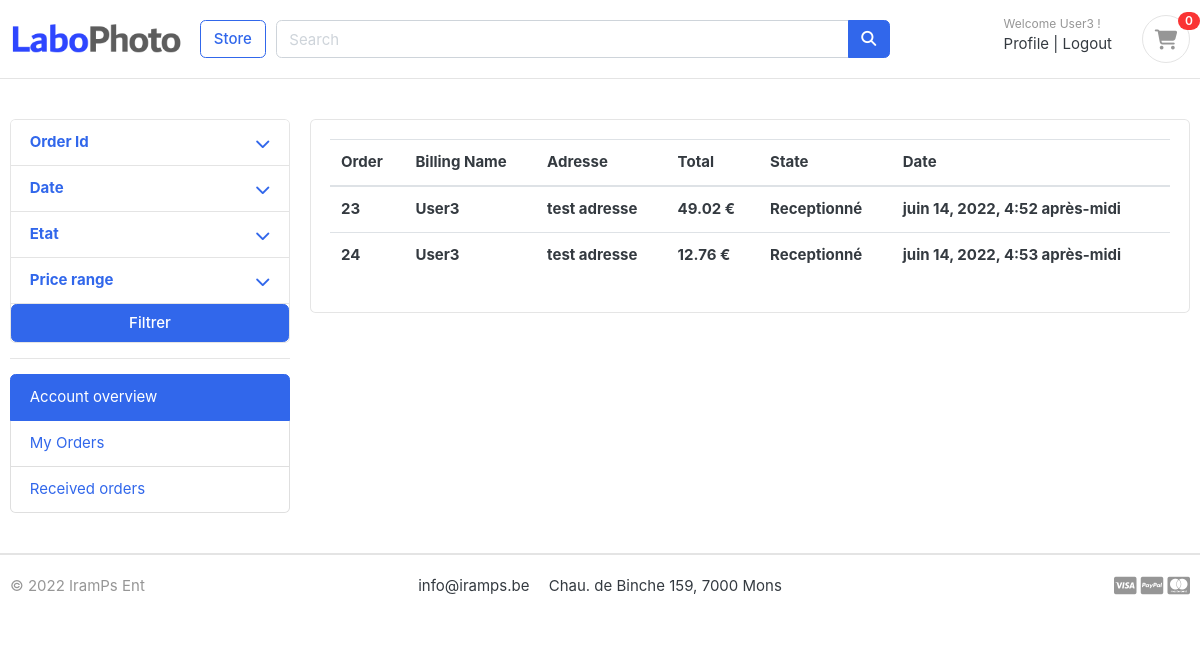
/order/orders/ (signed in), run on the app's committed database.
### accounts/models.py (models this page shows, shortened)
class Account(AbstractBaseUser):
    first_name      = models.CharField(max_length=50)
    last_name       = models.CharField(max_length=50)
    username        = models.CharField(max_length=50, unique = True)
    email           = models.EmailField(max_length=100, unique=True)
    phone_number    = models.CharField(max_length=50)
    date_joined     = models.DateTimeField(auto_now_add=True)
    last_login      = models.DateTimeField(auto_now_add=True)
    is_admin        = models.BooleanField(default=False)
    is_staff        = models.BooleanField(default=False)
    is_active       = models.BooleanField(default=True)
    is_superadmin   = models.BooleanField(default=False)
    USERNAME_FIELD = 'email'
    REQUIRED_FIELDS = ['username', 'first_name', 'last_name']
    objects = MyAccountManager()

### order/models.py (models this page shows)
class Order (models.Model):
    user_id         = models.ForeignKey(Account, null=True, on_delete = models.SET_NULL)
    first_name      = models.CharField(max_length=100)
    last_name       = models.CharField(max_length=100)
    email           = models.EmailField(max_length=100)
    address         = models.CharField(max_length=100)
    zipcode         = models.CharField(max_length=6)
    city            = models.CharField(max_length=50)
    country         = models.CharField(max_length=50)
    total           = models.FloatField()
    state_id        = models.ForeignKey(State, default=3, null=True, on_delete = models.SET_NULL)
    is_valided      = models.BooleanField(default=False)
    date            = models.DateTimeField(auto_now=True)
    @property
    def euro_price(self) :
        return self.total / 100

class State (models.Model):
    label           = models.CharField(max_length=10)

### order/views.py (the view)
# urls.py: path('orders/', login_required(ListAccountOrder.as_view(), login_url='account:login'), name="orders"),
class ListAccountOrder(ListView) :
    template_name="accounts/account_order.html"
    context_object_name = "orderslst"
    model = Order
    def get_context_data(self, **kwargs) :
        context = super().get_context_data(**kwargs)
        context["states"] = State.objects.all()
        return context
    def get_queryset(self):
        queryset = super().get_queryset().filter(is_valided=True)
        if self.request.GET.get('order_id') :
            queryset = queryset.filter(pk=self.request.GET.get('order_id'))
        if self.request.GET.get('client_id') :
            queryset = queryset.filter(user_id__id=self.request.GET.get('client_id'))
        if self.request.GET.get('date') :
            date_time_obj = datetime.strptime(self.request.GET.get('date'), '%m/%d/%Y')
            queryset = queryset.filter(date__gt=date_time_obj)
        if self.request.GET.get('date_to') :
            date_time_obj = datetime.strptime(self.request.GET.get('date_to'), '%m/%d/%Y')
            queryset = queryset.filter(date__lt=date_time_obj)
        if self.request.GET.get('state_id') :
            queryset = queryset.filter(state_id__id=int(self.request.GET.get('state_id')))
        if self.request.GET.get('min_price') and self.request.GET.get('min_price') != "0" :
            queryset = queryset.filter(total__gte=int(self.request.GET.get('min_price')) * 100 )
        if self.request.GET.get('max_price') and self.request.GET.get('max_price') != "2000" :
            queryset = queryset.filter(total__lte=int(self.request.GET.get('max_price')) * 100 )
        if not self.request.user.is_admin:
            return queryset.filter(user_id = self.request.user)
        return queryset

### carts/context_processors.py (called while the page is built)
def counter(request):
    total_quantity = 0
    if 'admin' in request.path:
        return {}
    else :
        try :
            cart = Cart.objects.get(cart_id=request.user)
            cartitem = CartItem.objects.filter(cart=cart, is_active=True)
            total_quantity = cartitem.aggregate(Sum('quantity'))['quantity__sum']
            total_quantity = total_quantity if total_quantity is not None else 0
        except :
            total_quantity = 0
    return dict(total_item=total_quantity)

### category/context_processors.py (called while the page is built)
def menu_links(request):
    links = ColorCategory.objects.all()
    size_categories = SizeCategory.objects.all()
    return dict(links=links, size_categories=size_categories)

### templates/accounts/account_order.html (shortened to what this page needs)
{% extends "base.html" %}
{% load static %}
{% block jsScripts %}
    <link rel="stylesheet" href="https://cdnjs.cloudflare.com/ajax/libs/bootstrap-datepicker/1.9.0/css/bootstrap-datepicker.min.css">
    <link rel="stylesheet" href="https://cdnjs.cloudflare.com/ajax/libs/font-awesome/4.7.0/css/font-awesome.min.css">
{% endblock %}
{% block content %}
<section class="section-content padding-y">
    <div class="container">
        <div class="row">
            {% include "includes/filter_side_order.html"%}
            <main class="col-md-9">
                <article class="card">
                    <div class="card-body">
                        <div class="row">
                            <div class="col-md-12">
                                <table class="table table-over">
                                    <thead class="table table-over">
                                        <tr>
                                            <th scope="col">Order</th>
                                            <th scope="col">Billing Name</th>
                                            <th scope="col">Adresse</th>
                                            <th scope="col">Total</th>
                                            <th scope="col">State</th>
                                            <th scope="col">Date</th>
                                        </tr>
                                    </thead>
                                    <tbody>
                                        {% for order in orderslst %}
                                        <tr>
                                            <th scope="row">{{order.pk}}</th>
                                            <th scope="col">{{order.user_id.first_name}}</th>
                                            <th scope="col">{{order.address}}</th>
                                            <th scope="col">{{ order.euro_price }} €</th>
                                            <th scope="col">
                                                {% if request.user.is_admin %}
                                                <div class="dropdown">
                                                    <button class="btn btn-secondary btn-sm dropdown-toggle" type="button" id="dropdownMenuButton" data-toggle="dropdown" aria-haspopup="true" aria-expanded="false">
                                                        {{order.state_id.label}}
                                                    </button>
                                                    <div class="dropdown-menu" aria-labelledby="dropdownMenuButton">
                                                        {% for state in states %}
                                                      <a class="dropdown-item" href="{% url 'order:change_state' state_id=state.pk order_id=order.pk%}">{{state.label}}</a>
                                                      {% endfor %}
                                                    </div>
                                                  </div>
                                                  {% else %}
                                                    {{order.state_id.label}}
                                                  {% endif %}
                                            </th>
                                            <th scope="col">{{order.date}}</th>
                                        </tr>
                                        {% endfor %}
                                    </tbody>
                                </table>
                            </div>
                        </div>
                    </div>
                </Article>
            </main>
        </div>
    </div>
</Section>
{% endblock %}

### templates/includes/navbar.html
{% load static %}
<header class="section-header">
    <section class="header-main border-bottom">
        <div class="container">
    <div class="row align-items-center">
        <div class="col-lg-2 col-md-3 col-6">
            <a href="{% url 'home'%}" class="brand-wrap">
                <img class="logo" src="{% static './images/logo.png' %}">
            </a>
        </div>
        <a href="{% url 'store:store'%}" class="btn btn-outline-primary">Store</a>
        <div class="col-lg  col-md-6 col-sm-12 col">
            <form action="{% url 'store:search' %}" class="search" method='GET'>
                <div class="input-group w-100">
                    <input type="text" class="form-control" style="width:60%;" name="keyword" placeholder="Search" required>
                    <div class="input-group-append">
                    <button class="btn btn-primary" type="submit">
                        <i class="fa fa-search"></i>
                    </button>
                    </div>
                </div>
            </form>
        </div>
        <div class="col-lg-3 col-sm-6 col-8 order-2 order-lg-3">
                    <div class="d-flex justify-content-end mb-3 mb-lg-0">
                        <div class="widget-header">
                            {% if request.user.is_authenticated %}
                            <small class="title text-muted">Welcome {{ request.user.first_name }} !</small>
                            <div>
                                <a href="{% url 'account:profile' %}">Profile</a> <span class="dark-transp"> | </span>
                                <a href="{% url 'account:logout' %}"> Logout</a>
                            {% else %}
                            <small class="title text-muted">Welcome !</small>
                            <div>
                                <a href="{% url 'account:login' %}">Sign in</a> <span class="dark-transp"> | </span>
                                <a href="{% url 'account:register' %}"> Register</a>
                            {% endif %}
                            </div>
                        </div>
                        {% if request.user.is_authenticated %}
                        <a href="{% url 'carts:cart' %}" class="widget-header pl-3 ml-3">
                            <div class="icon icon-sm rounded-circle border"><i class="fa fa-shopping-cart"></i></div>
                            <span class="badge badge-pill badge-danger notify">{{total_item}}</span>
                        </a>
                        {% endif %}
                    </div>
                </div>
    </div>
        </div>
    </section>
</header>

### static/css/ui.css (style rules this page uses)
html { font-family: "Inter", sans-serif; font-size: 15px; }
.icon-xs, .icon-sm, .icon-md, .icon-lg { display: inline-block; text-align: center; flex-shrink: 0; flex-grow: 0; }
.icon-sm { width: 48px; height: 48px; line-height: 48px !important; font-size: 20px; }
.padding-y { padding-top: 40px; padding-bottom: 40px; }
article:after, .form-group:after { display: block; clear: both; content: ""; }
.header-main { position: relative; padding-top: 1rem; padding-bottom: 1rem; }
.brand-wrap .logo, .navbar-brand .logo { margin-right: 7px; max-height: 42px; display: inline-block; }
.widget-header { display: inline-block; vertical-align: middle; position: relative; }
.widget-header a { color: #343a40; }
.widget-header i { color: #969696; }
.widget-header .title { display: block; }
.widget-header .notify { position: absolute; top: -3px; right: -10px; }
.notify { position: absolute; top: -4px; right: -10px; display: inline-block; padding: 0.25em 0.6em; font-size: 12px; line-height: 1; text-align: center; border-radius: 3rem; color: #fff; background-color: #fa3434; }

### data on the page
Account: user.first_name "User3"
Order: pk "23", user_id.first_name "User3", address "test adresse", euro_price "49.02", state_id.label "Receptionné", date "juin 14, 2022, 4:52 après-midi"
Order: pk "24", user_id.first_name "User3", address "test adresse", euro_price "12.76", state_id.label "Receptionné", date "juin 14, 2022, 4:53 après-midi"

### other printed values
{{ total_item }} "0"
